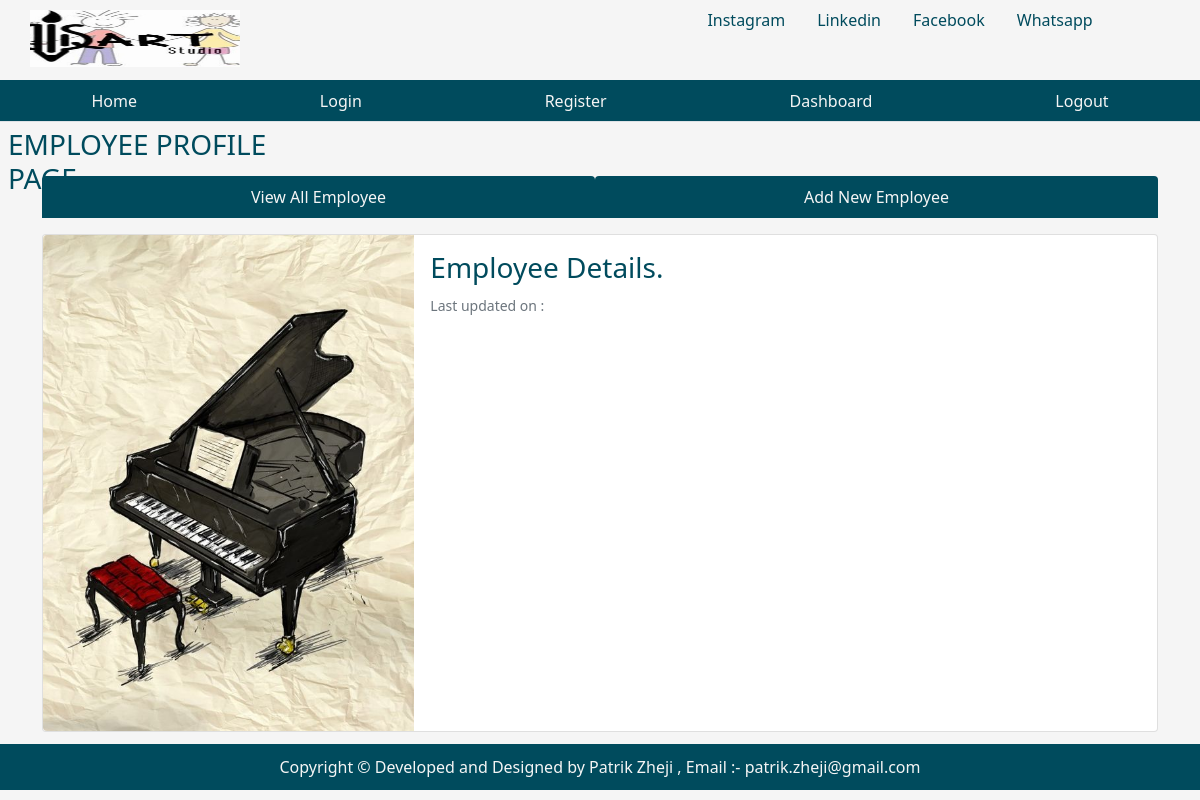
The page /singleemployee/1 on the database as committed earlier.
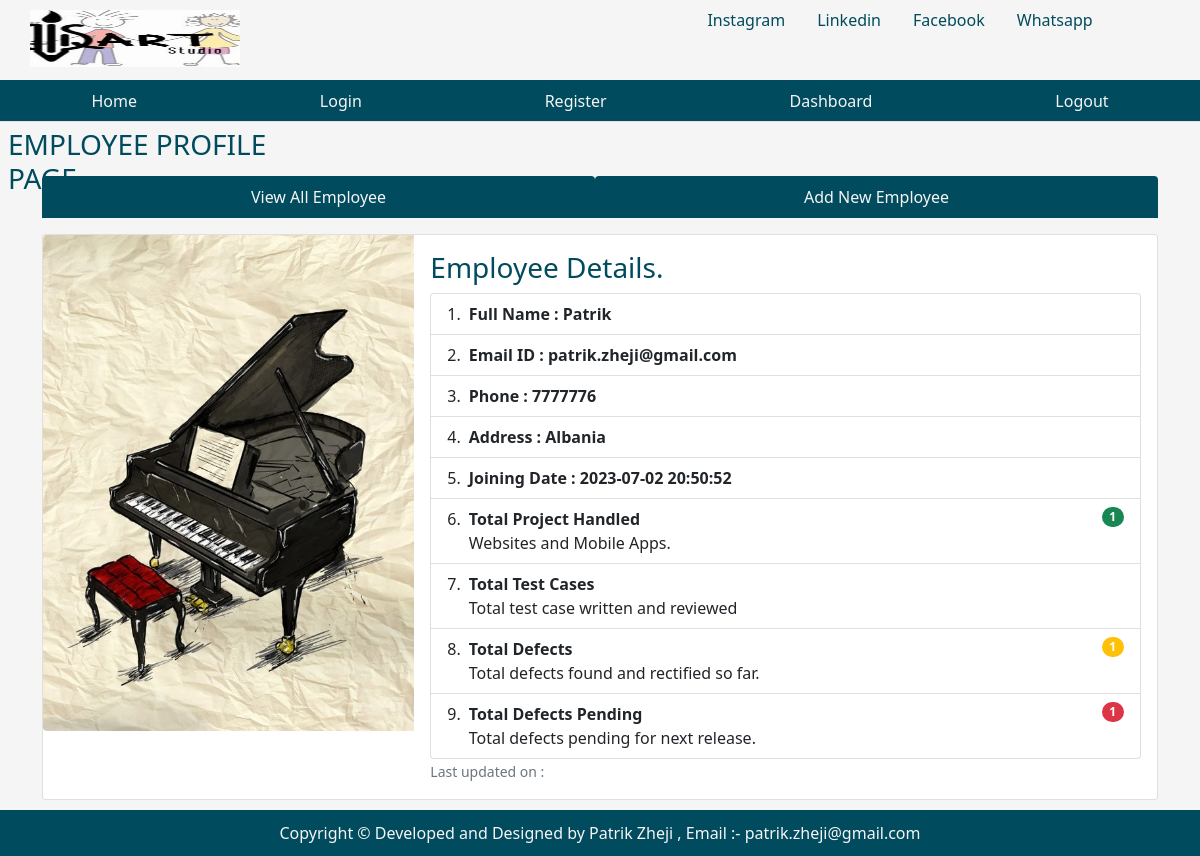
The same page on the database as committed later.
### tables this page shows
CREATE TABLE emp (
    empid INTEGER PRIMARY KEY AUTOINCREMENT,
    name TEXT NOT NULL,
    email TEXT,
    phone INTEGER,
    address TEXT,
    joining_date TIMESTAMP DEFAULT CURRENT_TIMESTAMP,
    total_projects INTEGER DEFAULT 1,
    total_test_case INTEGER DEFAULT 1,
    total_defects_found INTEGER DEFAULT 1,
    total_defects_pending INTEGER DEFAULT 1
);

### app.py (the view)
@app.route('/singleemployee/<int:empid>')
def singleemployee(empid):
    user = get_current_user()
    db = get_database()
    emp_cur = db.execute('SELECT * FROM emp WHERE empid = ?', [empid])
    single_emp = emp_cur.fetchone()
    return render_template('singleemployee.html', user=user, single_emp=single_emp)

### app.py (called while the page is built)
@app.teardown_appcontext
def close_database(eror):
    if hasattr(g, 'crudapplication_db'):
        g.crudapplication_db.close()

def get_current_user():
    user = None
    if 'user' in session:
        user = session['user']
        db = get_database()
        user_cur = db.execute('SELECT * FROM users WHERE name = ?', [user])
        user = user_cur.fetchone()
    return user

### database.py (called while the page is built)
def connect_to_database():
    sql = sqlite3.connect('/Users/patrikzheji/Desktop/Final-Project-Website-Qendra/Final_project_Holberton/crudapplication.db')
    sql.row_factory = sqlite3.Row
    return sql

def get_database():
    if not hasattr(g, 'crudapplication_db'):
        g.crudapplication_db = connect_to_database()
    return g.crudapplication_db

### templates/singleemployee.html (shortened to what this page needs)
{% from "showlinks.html" import show_links, showsocialmedialinks %}
<!DOCTYPE html>
<html lang="en">
<head>
    <link href="https://cdn.jsdelivr.net/npm/bootstrap@5.1.3/dist/css/bootstrap.min.css" rel="stylesheet">
    <link rel="stylesheet" href="{{ url_for('static', filename='singleemp.css') }}" type = "text/css">
</head>
<body>
      <div class="parent">
        <div class="child child1">
          <img src="static/qartstudiologo.png" alt="Logo">
        </div>
        <div class="child child2">
          {{ showsocialmedialinks() }}
        </div>
        <div class="child child3">
          {{ show_links() }}
      </div>
        <div class="child child4">
          <h3 class="m-2">EMPLOYEE PROFILE PAGE</h3>
      </div>
      <div class="child child5" style="color:rgb(0, 75, 93);">
      </div>
        <div class="child child6 container">
            <ul class="nav nav-tabs nav-fill mb-3">
                <li class="nav-item">
                  <a class="nav-link" style=" background-color:rgb(0, 75, 93); color:whitesmoke;"  href="dashboard.html">View All Employee</a>
                </li>
                <li class="nav-item">
                  <a class="nav-link" style=" background-color:rgb(0, 75, 93); color:whitesmoke;"  href="addnewemployee.html">Add New Employee</a>
                </li>
              </ul>
            <div class="centercontent">
                <div class="card">
                    <div class="row g-0">
                      <div class="col-md-4">
                        <img src="{{ url_for('static', filename='qartstudiophoto.jpeg')}}" class="img-fluid rounded-start" alt="employee image">
                      </div>
                      <div class="col-md-8">
                        <div class="card-body">
                          <h3 class="card-title">Employee Details.</h3>
                          {% if single_emp %}
                          <ul class="list-group list-group-numbered">
                            <li class="list-group-item d-flex justify-content-between align-items-start">
                              <div class="ms-2 me-auto">
                                <div class="fw-bold">Full Name : {{single_emp['name']}}</div>
                              </div>
                            <li class="list-group-item d-flex justify-content-between align-items-start">
                              <div class="ms-2 me-auto">
                                <div class="fw-bold">Email ID : {{single_emp['email']}}</div>
                                </div>
                            <li class="list-group-item d-flex justify-content-between align-items-start">
                              <div class="ms-2 me-auto">
                                <div class="fw-bold">Phone : {{single_emp['phone']}}</div>
                                </div>
                              <li class="list-group-item d-flex justify-content-between align-items-start">
                                <div class="ms-2 me-auto">
                                  <div class="fw-bold">Address : {{single_emp['address']}}</div>
                                    </div>
                              </li>
                              <li class="list-group-item d-flex justify-content-between align-items-start">
                                <div class="ms-2 me-auto">
                                  <div class="fw-bold">Joining Date : {{single_emp['joining_date']}}</div>
                                </div>
                              </li>
                              <li class="list-group-item d-flex justify-content-between align-items-start">
                                <div class="ms-2 me-auto">
                                  <div class="fw-bold">Total Project Handled</div>
                                  Websites and Mobile Apps.
                                </div>
                                <span class="badge bg-success rounded-pill">{{single_emp['total_projects']}}</span>
                              </li>
                              <li class="list-group-item d-flex justify-content-between align-items-start">
                                <div class="ms-2 me-auto">
                                  <div class="fw-bold">Total Test Cases</div>
                                  Total test case written and reviewed
                                </div>
                              </li>
                              <li class="list-group-item d-flex justify-content-between align-items-start">
                                <div class="ms-2 me-auto">
                                  <div class="fw-bold">Total Defects</div>
                                  Total defects found and rectified so far.
                                </div>
                                <span class="badge bg-warning rounded-pill">{{single_emp['total_defects_found']}}</span>
                              </li>
                              <li class="list-group-item d-flex justify-content-between align-items-start">
                                <div class="ms-2 me-auto">
                                  <div class="fw-bold">Total Defects Pending</div>
                                  Total defects pending for next release.
                                </div>
                                <span class="badge bg-danger rounded-pill">{{single_emp['total_defects_pending']}}</span>
                              </li>
                          </ul>
                          {% endif %}
                          <p class="card-text"><small class="text-muted">Last updated on : </small></p>
                        </div>
                      </div>
                    </div>
                  </div>
            </div>
        </div>
        <div class="child child7" style="background-color:rgb(0, 75, 93); color:whitesmoke;">
            <p class="p-3 text-center">Copyright &copy; Developed and Designed by Patrik Zheji , Email :- patrik.zheji@gmail.com</p>
        </div>
      </div>
</body>
</html>

### templates/showlinks.html
{% macro  show_links()  %}
    <ul class="nav nav-tabs nav-fill" style="background-color:rgb(0, 75, 93);">
        <li class="nav-item">
          <a class="nav-link" style="color:whitesmoke;" href="{{url_for('index')}}">Home</a>
        </li>
        <li class="nav-item">
          <a class="nav-link" style="color:whitesmoke;" href="{{url_for('login')}}">Login</a>
        </li>
        <li class="nav-item">
          <a class="nav-link" style="color:whitesmoke;" href="{{url_for('register')}}">Register</a>
        </li>
        <li class="nav-item">
            <a class="nav-link" style="color:whitesmoke;" href="{{url_for('dashboard')}}">Dashboard</a>
          </li>
        <li class="nav-item">
          <a class="nav-link"   style="color:whitesmoke;" href="{{url_for('index')}}">Logout</a>
        </li>
      </ul>
{% endmacro %}
{% macro showsocialmedialinks() %}
<ul class="nav justify-content-center">
    <li class="nav-item">
      <a class="nav-link"  style="color:rgb(0, 75, 93);"  href="https://www.instagram.com/qartstudio1/">Instagram</a>
    </li>
    <li class="nav-item">
      <a class="nav-link"  style="color:rgb(0, 75, 93);" href="#">Linkedin</a>
    </li>
    <li class="nav-item">
      <a class="nav-link"  style="color:rgb(0, 75, 93);" href="#">Facebook</a>
    </li>
    <li class="nav-item">
      <a class="nav-link"  style="color:rgb(0, 75, 93);" href="#">Whatsapp</a>
    </li>
</ul>
{% endmacro %}

### static/singleemp.css (style rules this page uses)
html, body { height: 100%; background-color:whitesmoke; color:rgb(0, 75, 93); }
.parent { height: 100%; display: grid; grid-template-columns: repeat(4, 1fr); grid-template-rows: 10% 5% 7% auto 7%; }
.child { margin-bottom: 10px; }
.child1 { grid-column: 1/2; grid-row: 1/2; }
.child2 { grid-column: 3/-1; grid-row: 1/2; }
.child3 { grid-column: 1/-1; grid-row: 2/3; }
.child4 { grid-column: 1/2; grid-row: 3/4; }
.child5 { grid-column: 4/5; grid-row: 3/4; text-align:center; }
.child6 { grid-column: 1/-1; grid-row: 4/5; }
.child7 { grid-column: 1/-1; grid-row: 5/6; }
.child.child1 img { width: 210px; height: 100px; margin-left: 30px; padding-top: 10px; padding-bottom: 33px; }
.child.child7 p { display: flex; justify-content: center; align-items: center; height: 100%; margin: 0; }

Rows that differ between the two databases and show on the page:
added emp: name "Patrik", email "patrik.zheji@gmail.com", phone "7777776", address "Albania", joining_date "2023-07-02 20:50:52", total_projects "1", total_defects_found "1", total_defects_pending "1"
Other text that changed with them:
text now shown: "Full Name : Email ID : Phone : Address : Joining Date : Total Project Handled Websites and Mobile Apps. Total Test Cases Total test case written and reviewed Total Defects Total defects found and rectified so far. Total Defects Pending Total defects pending for next release."
